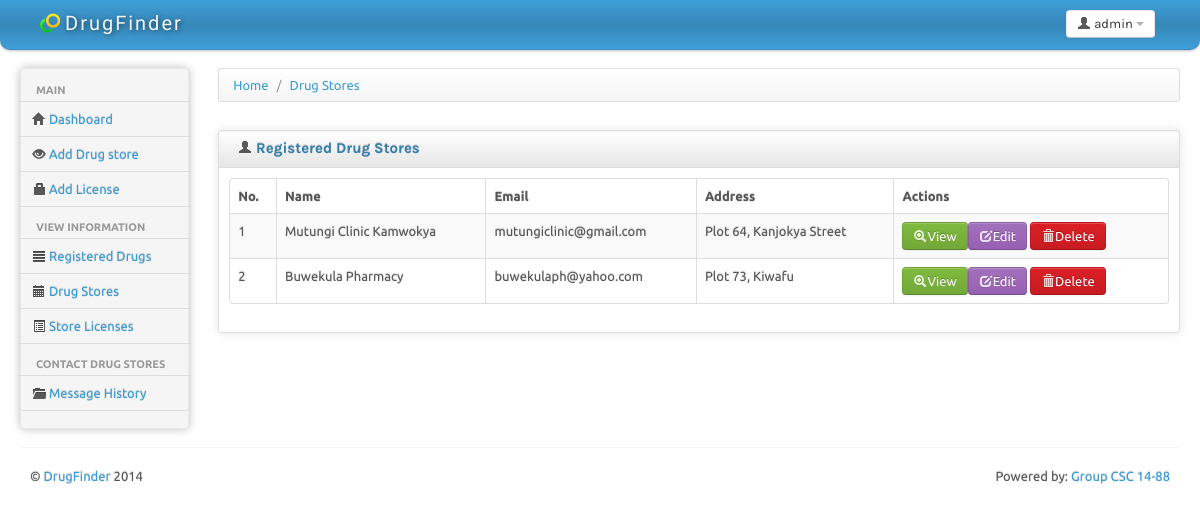
The page /admin/drug_stores.php (signed in) on the database as committed earlier.
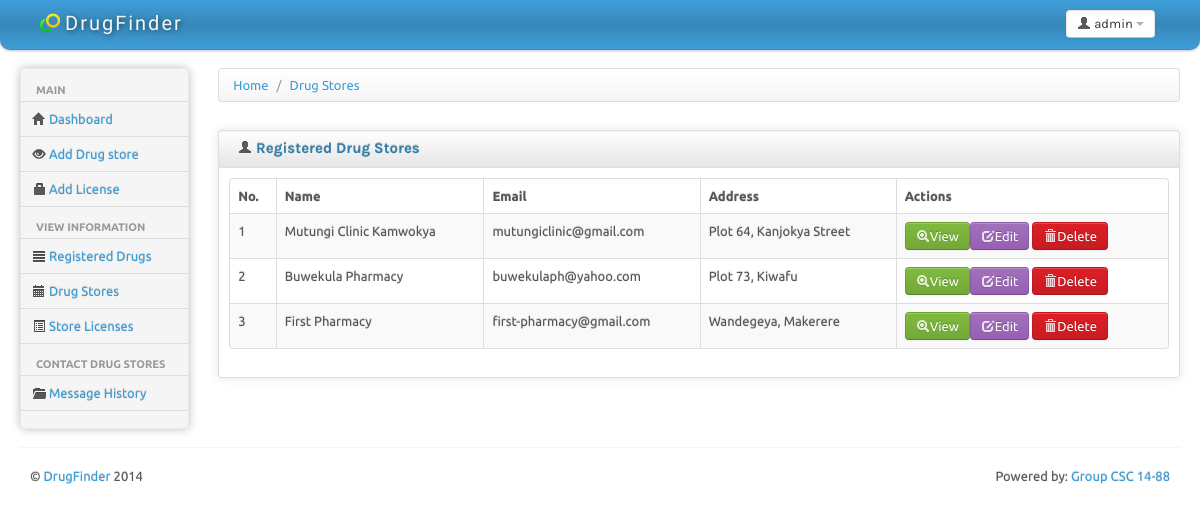
The same page on the database as committed later.
### tables this page shows
CREATE TABLE IF NOT EXISTS `clinic` (
  `clinicId` int(15) NOT NULL AUTO_INCREMENT,
  `clinicName` text NOT NULL,
  `clinicEmail` varchar(50) NOT NULL,
  `address` text NOT NULL,
  `contactNumber` varchar(15) NOT NULL,
  `latitude` varchar(15) NOT NULL,
  `longitude` varchar(15) NOT NULL,
  `license` varchar(15) NOT NULL DEFAULT 'Valid',
  `whoAdded` int(6) NOT NULL,
  `dateAdded` timestamp NOT NULL DEFAULT CURRENT_TIMESTAMP,
  PRIMARY KEY (`clinicId`)
);

### admin/drug_stores.php (the view, shortened to what this page needs)
<?php
include('../include/admin_header.php');
?>
			<div>
				<ul class="breadcrumb">
					<li>
						<a href="#">Home</a> <span class="divider">/</span>
					</li>
					<li>
						<a href="#">Drug Stores</a>
					</li>
				</ul>
			</div>
			<div class="row-fluid sortable">
				<div class="box span12">
					<div class="box-header well" data-original-title>
						<h2><i class="icon-user"></i> Registered Drug Stores</h2>
					</div>
					<div class="box-content">
							<table class="table table-striped table-bordered bootstrap-datatable datatable">
						  <thead>
							  <tr>
								  <th>No.</th>
								  <th>Name</th>
								  <th>Email</th>
								  <th>Address</th>
								  <th>Actions</th>
							  </tr>
						  </thead>
						  <tbody>
								<?php
								$select="select * from clinic";
								$i=1;
								$query = mysql_query($select) or die("cannot select data". mysql_error());
								while($result = mysql_fetch_array($query, MYSQL_ASSOC))
								{
								echo "<tr><td class='center'>".$i."</td>" ."<td class='center'>";
								echo $result['clinicName']."</td><td>".$result['clinicEmail']." </td><td>".$result['address']." </td>";
								echo "<td class='center'>";
								echo "<a class='btn btn-success' href='#?id=".$result['clinicId']. "'><i class='icon-zoom-in icon-white'></i>View</a>";
								echo "<a class='btn btn-info' href='edit_store.php?id=".$result['clinicId']. "'><i class='icon-edit icon-white'></i>Edit</a> ";
								echo "<a class='btn btn-danger' href='delete_store.php?id=".$result['clinicId']. "'><i class='icon-trash icon-white'></i>Delete</a>";
								echo "</td>";
								echo "</tr>";
								$i++;
								}
								?>
						  </tbody>
					  </table>
					</div>
				</div>
			</div>
<?php include('../include/admin_footer.php'); ?>

Rows that differ between the two databases and show on the page:
added clinic: clinicName "First Pharmacy", clinicEmail "first-pharmacy@gmail.com", address "Wandegeya, Makerere"
